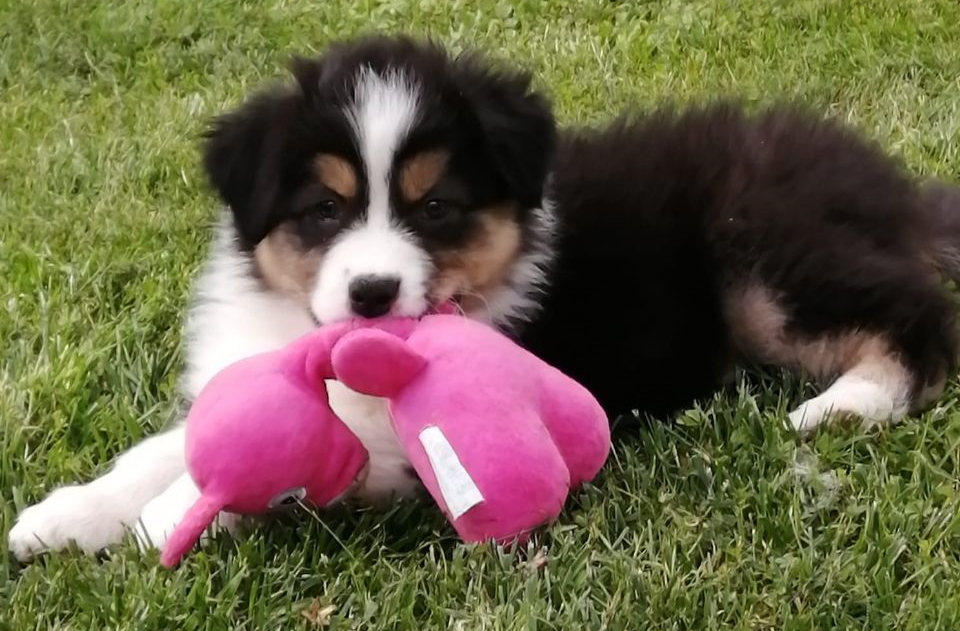
%> input picture Assignment5/beautifuldog.jpg, 960 x 631 px
$ octave immagini.m   (GNU Octave 9; MATLAB toolbox functions it lacks are replaced by stand-ins)
%> lines starting %> are read from the running program, lines starting %| are printed output that depends on the picture
% carichiamo un immagine RGB
rgb = imread("beautifuldog.jpg");
%> rgb is the input picture: size 631x960x3 uint8; mean R, G, B 107.8, 97.4, 72.5
imshow(rgb)

whos rgb  % immagine 631x960x3 bytes 1817280
% quindi x3 spazi colore R G B

R = rgb(:,:,1); %rgb è l'immagine non è un comando
G = rgb(:,:,2);
B = rgb(:,:,3);

figure
subplot(1,3,1), imshow(R), title("R")
% li vediamo in bianco e nero perché vediamo solo l'intensità
subplot(1,3,2), imshow(G), title("G")
subplot(1,3,3), imshow(B), title("B")

%proviamo a rimuovere G
rb = rgb;
% rb(:,:,2) = uint8(zeros(size(G))); % uint8 coerenza di tipo
rb(:,:,2) = 0;
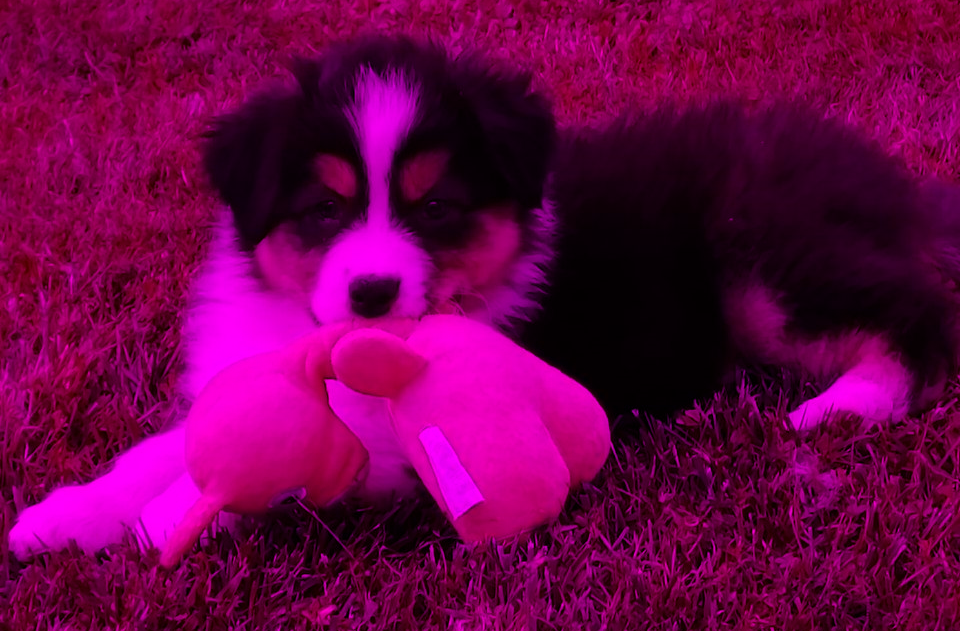
%> rb: size 631x960x3 uint8; mean R, G, B 107.8, 0, 72.5
figure, imshow(rb)

% im2double valori tra 0 e 1 (mapping?)
% im2uint8 valori tra 0 e 255

im1 = im2double(rgb); whos im1
im2 = im2uint8(im1); whos im2
figure
subplot(1,2,1), imshow(im1), title("im2double")
subplot(1,2,2), imshow(im2), title("im2uint8")
isequal(im1, rgb) % 0 = no
%> ans = false

% convertire da rgb a gray
gray = rgb2gray(rgb); % dim: 631x960 (non abbiamo più la terza dimensione)
figure, imshow(gray)

%% cambiare spazio colore --> YCbCr
close all
clc

rgb = imread("beautifuldog.jpg");
ycbcr = rgb2ycbcr(rgb);
%> ycbcr: size 631x960x3 uint8; mean of channels 1, 2, 3 99.9, 115.5, 134.3
whos ycbcr % 631x960x3 apparentemente uguale a rgb
figure,
subplot(1,2,1), imshow(ycbcr)
subplot(1,2,2), imshow(ycbcr2rgb(ycbcr))

% allora proviamo a modificare rgb
mrgb = rgb;
mrgb(:,:,2) = rgb(:,:,3);
mrgb(:,:,3) = rgb(:,:,2);
% invertita intensità del canale G con B e viceversa

% proviamo a modificare ycbcr
mycbcr = ycbcr;
mycbcr(:,:,2) = ycbcr(:,:,3);
%> mycbcr: size 631x960x3 uint8; mean of channels 1, 2, 3 99.9, 134.3, 134.3
mycbcr(:,:,3) = ycbcr(:,:,2);
%> mycbcr: size 631x960x3 uint8; mean of channels 1, 2, 3 99.9, 134.3, 115.5
% invertita crominanza cb con crominanza cr e viceversa

figure
subplot(1,3,1), imshow(mrgb), title("RGB modificata")
subplot(1,3,2), imshow(mycbcr), title("YCbCr modificata")
subplot(1,3,3), imshow(ycbcr2rgb(mycbcr)), title("YCbCr modificata 2 RGB")

% mettiamo a confronto i canali
figure
subplot(2,3,1), imshow(rgb(:,:,1)), title("R")
subplot(2,3,2), imshow(rgb(:,:,2)), title("G")
subplot(2,3,3), imshow(rgb(:,:,3)), title("B")
subplot(2,3,4), imshow(ycbcr(:,:,1)), title("Y")
subplot(2,3,5), imshow(ycbcr(:,:,2)), title("Cb")
subplot(2,3,6), imshow(ycbcr(:,:,3)), title("Cr")
%> after `imshow(ycbcr(:,:,3))`:
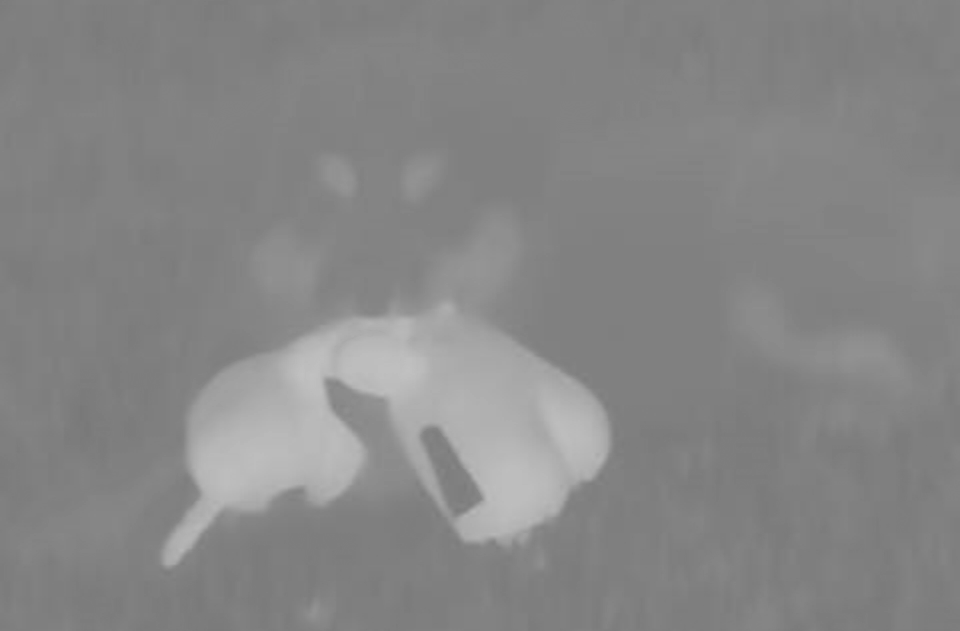
%> displayed picture: size 631x960, on the screen's scale of 0 to 255; min 120, max 193, mean 134.3
% effettivamente in Y vediamo praticamente tutta l'intensità

% minimi e massimi R vs Y
[min(rgb(:,:,1), [], "all"), min(ycbcr(:,:,1), [], "all")] % 0 vs 16
%> ans = [0 16]
[max(rgb(:,:,1), [], "all"), max(ycbcr(:,:,1), [], "all")] % 255 vs 235
%> ans = [255 235]

% in generale (rappresentazione in 8 bit)
% Y tra 16 e 235
% Cb tra 16 e 240
% Cr tra 16 e 240

%% ISTOGRAMMI
close all
clear
clc

img = imread("beautifuldog.jpg");
gray = rgb2gray(img);

figure
subplot(1,2,1), imshow(gray), title("Immagine")
subplot(1,2,2), imhist(gray), title("Istogramma")

% analizziamo l'istogramma di ogni canale R G B
figure
counter = 1;
str = {'R', 'hist R', 'G', 'hist G', 'B', 'hist B'};
for i=1:3
%> this loop made 3 passes; what is shown inside it comes from the first
    subplot(3,2,counter), imshow(img(:,:,i)), title(str{counter})
    counter = counter + 1;
    subplot(3,2,counter), imhist(img(:,:,i)), title(str{counter})
    counter = counter + 1;
end
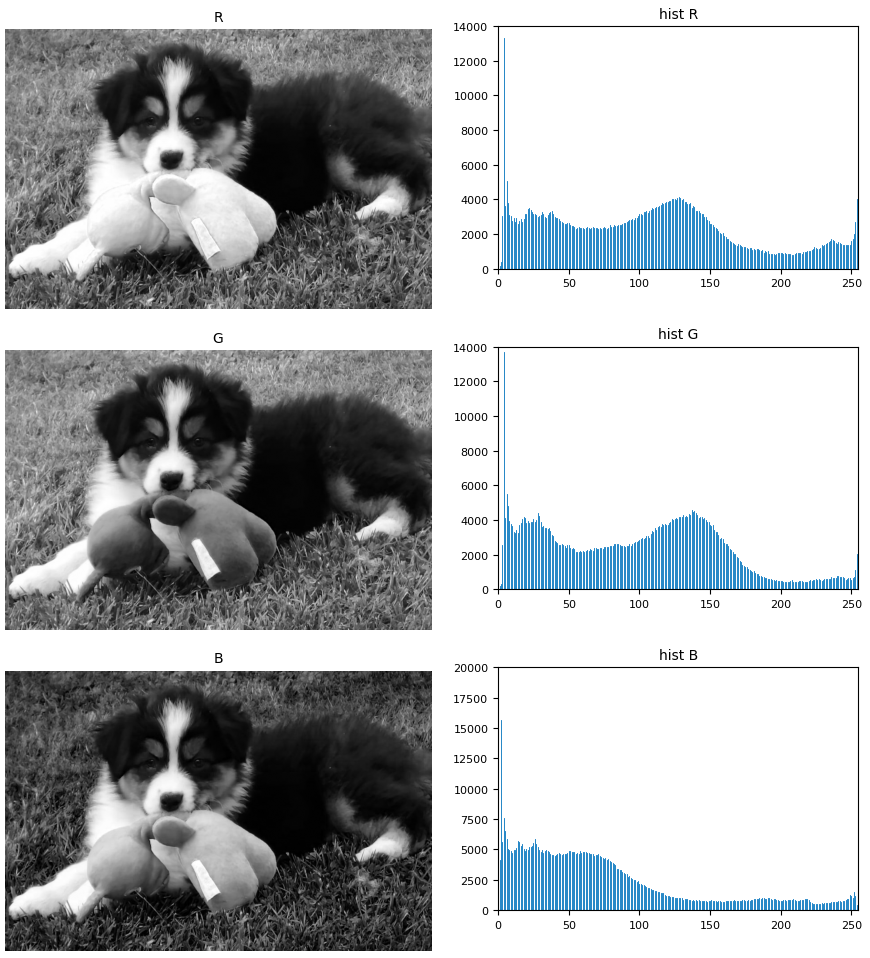
%> figure redrawn from the program's plot data, 6 panels

%% QUANTIZZAZIONE
% per quantizzare  un'immagine dobbiamo passare da una grayscale image ad
% una indexed image (abbiamo bisogno della funzione grayslice)

close all
clear
clc

img = imread("beautifuldog.jpg");
gray = rgb2gray(img);
levels = 4; % quantizziamo su 4 livelli
q4 = grayslice(gray, levels); % ecco qui grayslice

% per avere i corrispondenti livelli di grigio, dobbiamo moltiplicare gli
% indici concordentemente. Siccome abbiamo 4 livelli allora dividiamo i 256
% valori in 4 sezioni --> 256/4
q4 = q4 * (256/levels);
figure,
subplot(1,2,1), imshow(gray), title("grayscale")
subplot(1,2,2), imshow(q4), title("quantized with 4 levels")
% aumentando i livelli es.: da 4 a 16 otteniamo una qualità migliore

% Versione con colori (breve)
q = grayslice(img, levels) * (256/levels);
figure, imshow(q)

% Versione con colori (per ogni canale)
R = img(:,:,1);
G = img(:,:,2);
B = img(:,:,3);

R = grayslice(R, levels) * (256/levels);
G = grayslice(G, levels) * (256/levels);
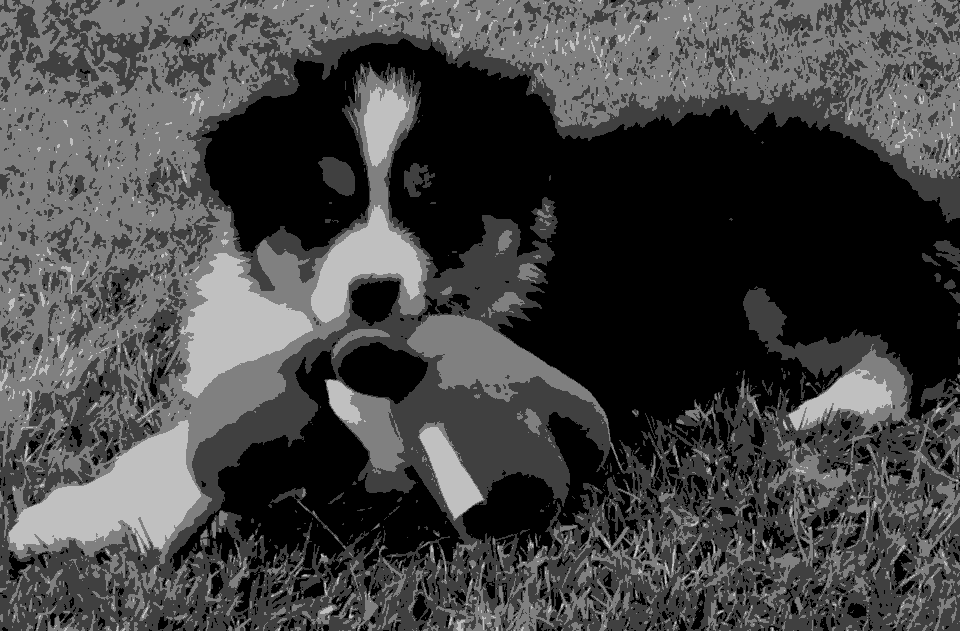
%> G: size 631x960 uint8; min 0, max 192, mean 68.3
B = grayslice(B, levels) * (256/levels);
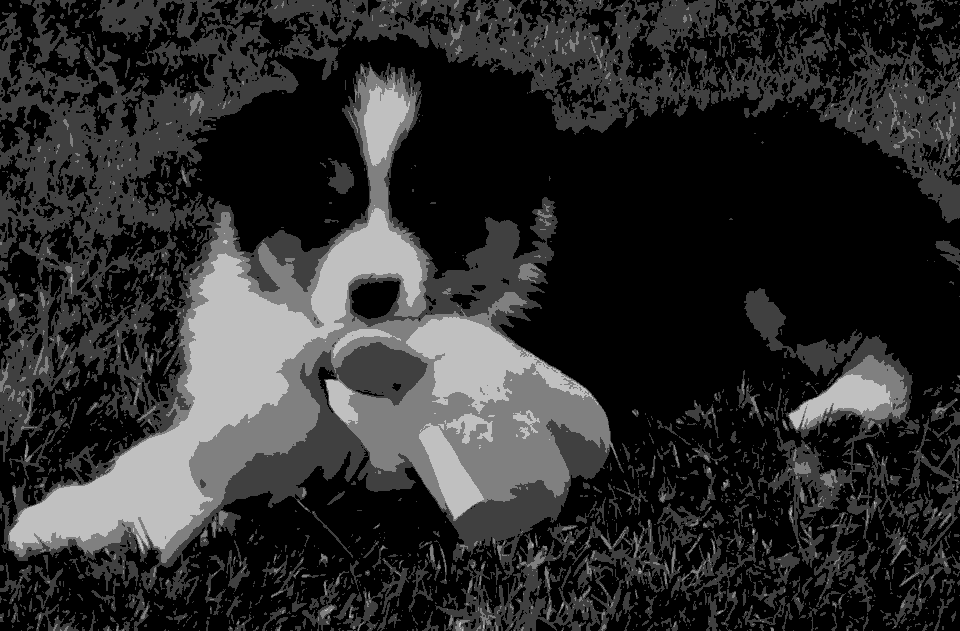
%> B: size 631x960 uint8; min 0, max 192, mean 44.7

q = img;
q(:,:,1) = R; q(:,:,2)=G; q(:,:,3)=B;
figure, imshow(q)

q(:,:,2)=G.*1.5;
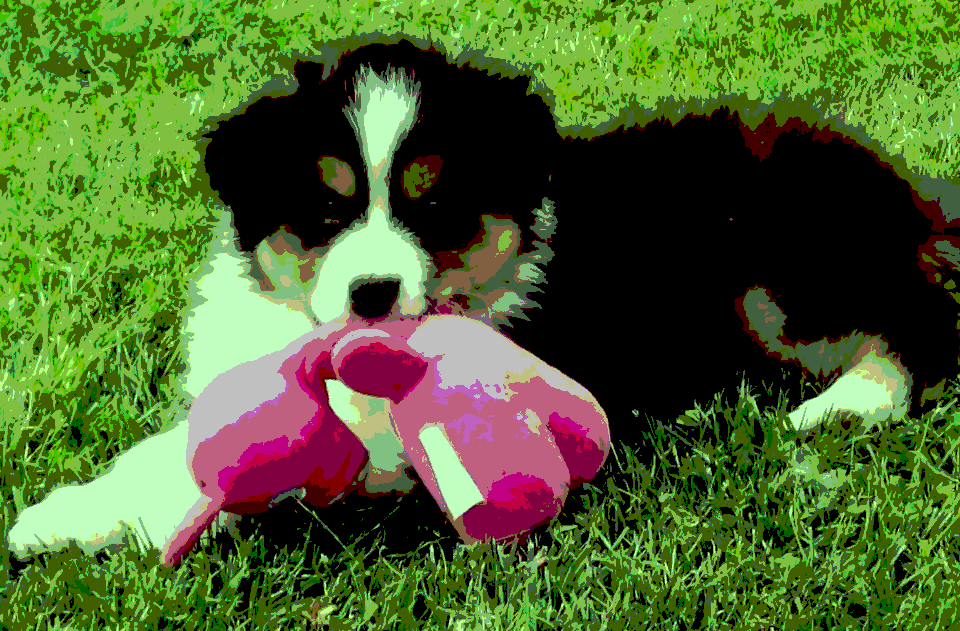
%> q: size 631x960x3 uint8; mean R, G, B 76.8, 100.4, 44.7
figure, imshow(q)

%% RICAMPIONAMENTO
%imresize

close all
clc

% interpolazione nearest-neighbor: al pixel di output viene assegnato il
% valore del pixel vicino. Nessun altro pixel viene considerato

% interpolazione bilinear: il pixel di output è una media pesata del pixel
% dell'intorno 2x2 più vicino

% interpolazione bicubic: il pixel di output è una media pesata in intorno
% 4x4

img = imread("beautifuldog.jpg");
figure, imshow(img), title('Originale')

% stabiliamo un fattore di ridimensionamento
k = 0.5; % piccolo, 1/4 dell'img originale

% nearest neighbour
small_near = imresize(img, k, "nearest");
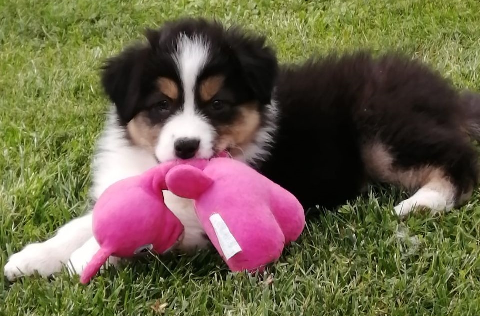
%> small_near: size 316x480x3 uint8; mean R, G, B 107.8, 97.4, 72.6
% bilinear
small_bili = imresize(img, k, "bilinear");
% bicubic
small_bicu = imresize(img, k, "bicubic");
% small_bicu = imresize(img,k) bicubic default

figure, imshow(small_near), title("Nearest")
figure, imshow(small_bili), title("Bilinear")
figure, imshow(small_near), title("Bicubic")
